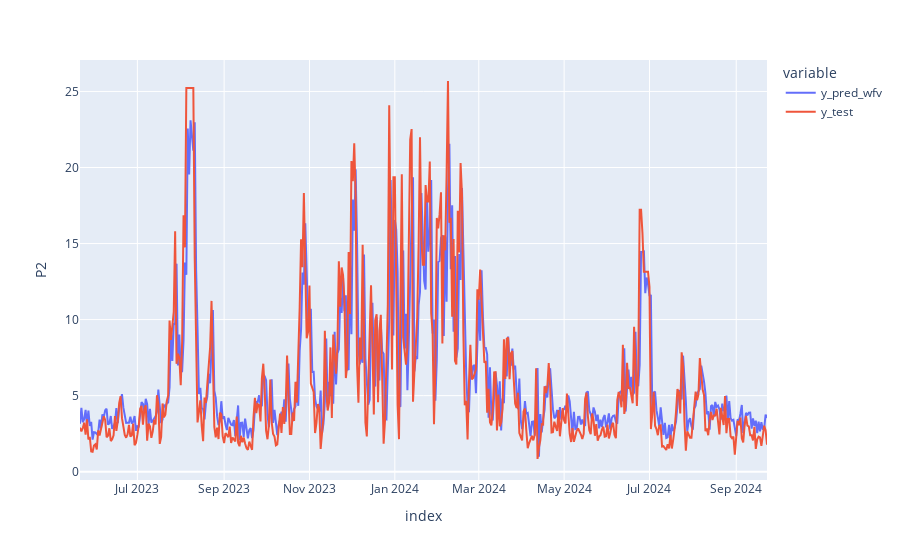

Notebook cell for this chart:
### Code cell
y_test = y_test.squeeze()
df_predictions = pd.DataFrame(
    {'y_pred_wfv':y_pred_wfv, 'y_test':y_test}
)
fig = px.line(df_predictions, labels={'value':'P2'})
fig.show()

### Figure 1 — Plotly figure (JSON) as saved in the notebook; plotly's stock layout.template omitted (floating-point values rounded to 4 significant figures; data arrays with more than 128 entries replaced by an {"elided": "..."} marker saying what was removed)
{"data": [{"hovertemplate": "variable=y_pred_wfv<br>index=%{x}<br>P2=%{y}<extra></extra>", "legendgroup": "y_pred_wfv", "line": {"color": "#636efa", "dash": "solid"}, "marker": {"symbol": "circle"}, "mode": "lines", "name": "y_pred_wfv", "orientation": "v", "showlegend": true, "type": "scatter", "x": {"elided": "492 str values"}, "xaxis": "x", "y": {"elided": "492 float values"}, "yaxis": "y"}, {"hovertemplate": "variable=y_test<br>index=%{x}<br>P2=%{y}<extra></extra>", "legendgroup": "y_test", "line": {"color": "#EF553B", "dash": "solid"}, "marker": {"symbol": "circle"}, "mode": "lines", "name": "y_test", "orientation": "v", "showlegend": true, "type": "scatter", "x": {"elided": "492 str values"}, "xaxis": "x", "y": {"elided": "492 float values"}, "yaxis": "y"}], "layout": {"legend": {"title": {"text": "variable"}, "tracegroupgap": 0}, "margin": {"t": 60}, "xaxis": {"anchor": "y", "domain": [0, 1], "title": {"text": "index"}}, "yaxis": {"anchor": "x", "domain": [0, 1], "title": {"text": "P2"}}}}
